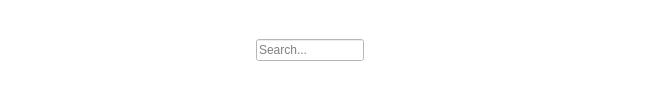
        <widget class="QWidget" name="widget" native="true">
         <property name="minimumSize">
          <size>
           <width>0</width>
           <height>40</height>
          </size>
         </property>
         <property name="styleSheet">
          <string notr="true">background-color: rgb(255, 255, 255);</string>
         </property>
         <layout class="QHBoxLayout" name="horizontalLayout_3">
          <property name="spacing">
           <number>0</number>
          </property>
          <property name="leftMargin">
           <number>0</number>
          </property>
          <property name="topMargin">
           <number>0</number>
          </property>
          <property name="rightMargin">
           <number>0</number>
          </property>
          <property name="bottomMargin">
           <number>0</number>
          </property>
          <item>
           <widget class="QPushButton" name="pushButton_change">
            <property name="styleSheet">
             <string notr="true">border:none;</string>
            </property>
            <property name="text">
             <string/>
            </property>
            <property name="icon">
             <iconset resource="resource.qrc">
              <normaloff>:/icon/icons/menu_icon.png</normaloff>
              <normalon>:/icon/icons/menu_icon.png</normalon>:/icon/icons/menu_icon.png</iconset>
            </property>
            <property name="iconSize">
             <size>
              <width>25</width>
              <height>25</height>
             </size>
            </property>
            <property name="checkable">
             <bool>true</bool>
            </property>
            <property name="autoExclusive">
             <bool>false</bool>
            </property>
           </widget>
          </item>
          <item>
           <spacer name="horizontalSpacer">
            <property name="orientation">
             <enum>Qt::Horizontal</enum>
            </property>
            <property name="sizeHint" stdset="0">
             <size>
              <width>224</width>
              <height>20</height>
             </size>
            </property>
           </spacer>
          </item>
          <item>
           <layout class="QHBoxLayout" name="horizontalLayout">
            <property name="spacing">
             <number>6</number>
            </property>
            <item>
             <widget class="QLineEdit" name="lineEdit_search">
              <property name="placeholderText">
               <string>Search...</string>
              </property>
             </widget>
            </item>
            <item>
             <widget class="QPushButton" name="pushButton_search">
              <property name="styleSheet">
               <string notr="true">border:none;</string>
              </property>
              <property name="text">
               <string/>
              </property>
              <property name="icon">
               <iconset resource="resource.qrc">
                <normaloff>:/icon/icons/search_icon.png</normaloff>
                <normalon>:/icon/icons/search_icon.png</normalon>:/icon/icons/search_icon.png</iconset>
              </property>
              <property name="iconSize">
               <size>
                <width>20</width>
                <height>20</height>
               </size>
              </property>
             </widget>
            </item>
           </layout>
          </item>
          <item>
           <spacer name="horizontalSpacer_2">
            <property name="orientation">
             <enum>Qt::Horizontal</enum>
            </property>
            <property name="sizeHint" stdset="0">
             <size>
              <width>224</width>
              <height>20</height>
             </size>
            </property>
           </spacer>
          </item>
          <item>
           <widget class="QPushButton" name="pushButton_user">
            <property name="styleSheet">
             <string notr="true">border:none;</string>
            </property>
            <property name="text">
             <string/>
            </property>
            <property name="icon">
             <iconset resource="resource.qrc">
              <normaloff>:/icon/icons/profile_icon.png</normaloff>
              <normalon>:/icon/icons/profile_icon.png</normalon>:/icon/icons/profile_icon.png</iconset>
            </property>
            <property name="iconSize">
             <size>
              <width>25</width>
              <height>25</height>
             </size>
            </property>
           </widget>
          </item>
         </layout>
        </widget>
